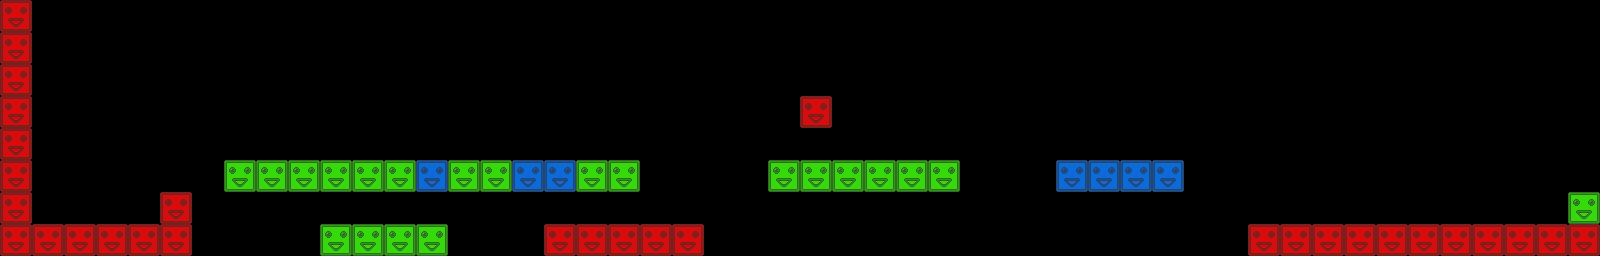

Tiled map render using the project's own tile images. Description and the map definition, with tile-layer contents summarised, below:
An orthogonal 50x8 tile map with 32x32 px tiles, 3 tile layers (red, green, blue) and 17 objects.

<map version="1.0" tiledversion="1.0.2" orientation="orthogonal" renderorder="left-up" width="50" height="8" tilewidth="32" tileheight="32" nextobjectid="45">
 <tileset firstgid="1" source="test.tsx" />
 <layer name="red" width="50" height="8">
  <data>[400 cells, 24 non-empty, 1 distinct tile ids]</data>
 </layer>
 <objectgroup name="spawnPoint">
  <object id="44" x="37" y="139">
   <ellipse />
  </object>
 </objectgroup>
 <layer name="green" width="50" height="8">
  <data>[400 cells, 28 non-empty, 2 distinct tile ids]</data>
 </layer>
 <objectgroup name="coins">
  <object id="10" x="305" y="117">
   <ellipse />
  </object>
  <object id="11" x="341" y="86">
   <ellipse />
  </object>
  <object id="12" x="387" y="64">
   <ellipse />
  </object>
  <object id="13" x="683" y="209">
   <ellipse />
  </object>
  <object id="14" x="941" y="141">
   <ellipse />
  </object>
  <object id="18" x="1390" y="176">
   <ellipse />
  </object>
  <object id="19" x="1424" y="176">
   <ellipse />
  </object>
  <object id="20" x="1456" y="176">
   <ellipse />
  </object>
  <object id="21" x="1490" y="177">
   <ellipse />
  </object>
  <object id="29" x="1393" y="144">
   <ellipse />
  </object>
  <object id="30" x="1425" y="145">
   <ellipse />
  </object>
  <object id="31" x="1456" y="143">
   <ellipse />
  </object>
  <object id="32" x="1490" y="144">
   <ellipse />
  </object>
  <object id="33" x="168" y="155">
   <ellipse />
  </object>
  <object id="34" x="169" y="124">
   <ellipse />
  </object>
  <object id="35" x="170" y="98">
   <ellipse />
  </object>
 </objectgroup>
 <layer name="blue" width="50" height="8">
  <data>[400 cells, 7 non-empty, 1 distinct tile ids]</data>
 </layer>
</map>
